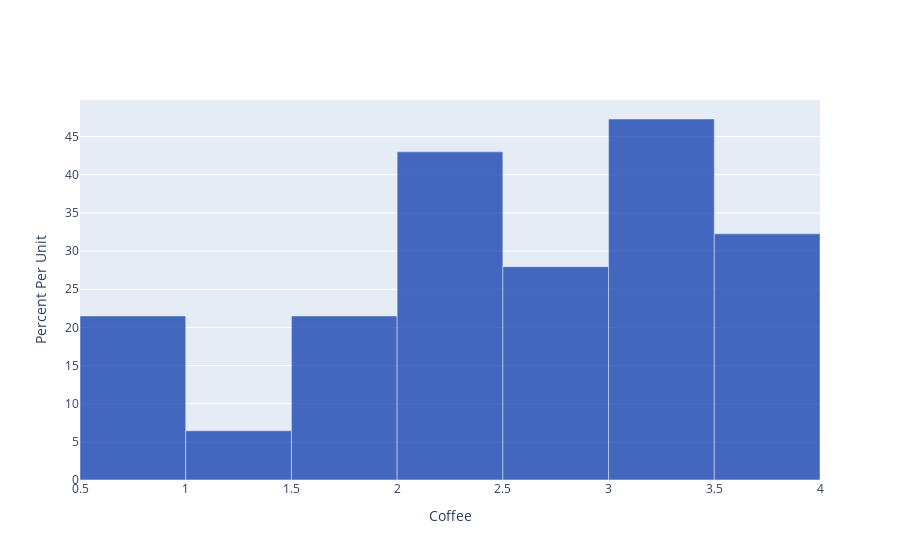

Here is the notebook cell this chart was saved with:
### Code cell
demand_table.ihist("Coffee",bins=7)

### Figure 1 — Plotly figure (JSON) as saved in the notebook; plotly's stock layout.template omitted (floating-point values rounded to 4 significant figures)
{"data": [{"customdata": ["(0.5, 1.0)", "(1.0, 1.5)", "(1.5, 2.0)", "(2.0, 2.5)", "(2.5, 3.0)", "(3.0, 3.5)", "(3.5, 4.0)", "(4.0, 4.0)"], "hovertemplate": "Bin Endpoints: %{customdata}<br>Bar Height: %{y}", "marker": {"color": "rgb(0,47,167)"}, "name": "Coffee", "opacity": 0.7, "type": "bar", "width": [0.5, 0.5, 0.5, 0.5, 0.5, 0.5, 0.5], "x": [0.75, 1.25, 1.75, 2.25, 2.75, 3.25, 3.75], "y": [21.51, 6.452, 21.51, 43.01, 27.96, 47.31, 32.26]}], "layout": {"barmode": "overlay", "xaxis": {"title": {"text": "Coffee "}}, "yaxis": {"automargin": true, "title": {"text": "Percent Per Unit"}}}}
